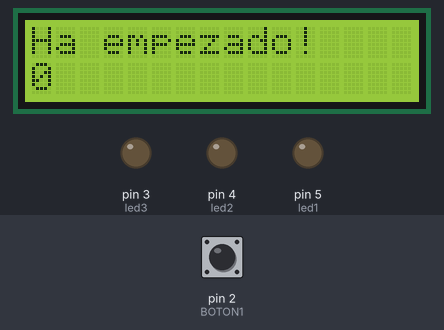
Simulated run of this sketch. Board: Arduino Uno, built with avr-gcc and run on an emulated ATmega328P. Shown: 16×2 character LCD, output pins drawn as LEDs (lit = HIGH). Dashed ring = blinking. Inputs (shaded band) come from the test bench; at power-on: pin 2 (BOTON1) HIGH. No radio packets arrive unless stated.

Above: at 5.3 s.
5.4 s: pin 2 (BOTON1) pulled LOW for 0.15 s
At 6.6 s:
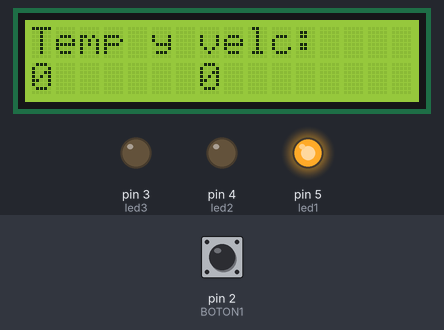
7.0 s: pin 2 (BOTON1) pulled LOW for 1 s
At 8.0 s:
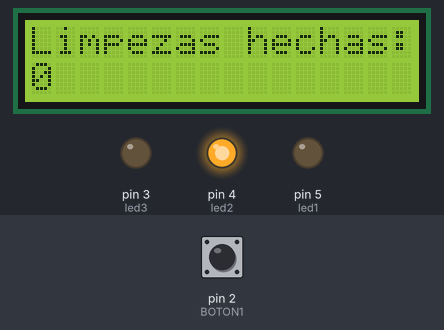
9.5 s: pin 2 (BOTON1) pulled LOW for 0.15 s
At 10.8 s:
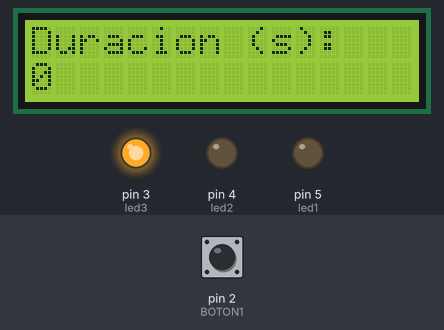
15.6 s: pin 2 (BOTON1) pulsed LOW 5 times (0.12 s each, 0.3 s apart)
At 15.78 s:
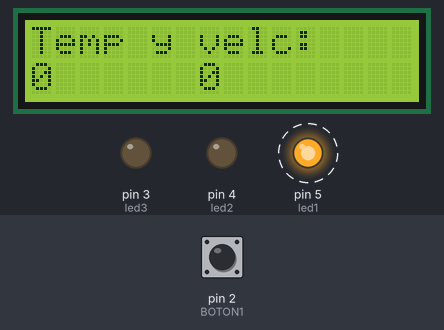
Timing chart, 0 to 18.6 s (numbered marks = the images above; inputs shaded):
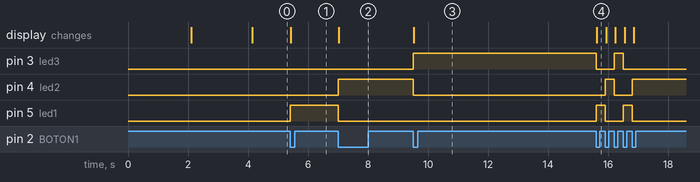

Measured:
- after the input at 5.4 s, pin 5 (led1): LOW → HIGH at once; the display: changes at once (image 1)
- after the input at 7.0 s, pin 4 (led2): LOW → HIGH at once; pin 5 (led1): HIGH → LOW at once; the display: changes at once (image 2)
- after the input at 9.5 s, pin 3 (led3): LOW → HIGH at once; pin 4 (led2): HIGH → LOW at once; the display: changes at once (image 3)
- after the input at 15.6 s, pin 3 (led3): HIGH → LOW at once, → HIGH 0.59 s later, → LOW 0.30 s later; pin 4 (led2): LOW → HIGH after 0.31 s, → LOW 0.30 s later, → HIGH 0.61 s later; pin 5 (led1): alternates HIGH for 0.30 s and LOW for 0.60 s, 4 changes in all, then stays LOW, starting at once; the display: changes at once (image 4)

The sketch:

Receptor_ArduinoNANO_.ino
```cpp
/// Código biblioteca Button para Tinkercad
class Button
{
  public:
    Button(uint8_t pin);
    void begin();
    bool read();
    bool toggled();
    bool pressed();
    bool released();
    bool has_changed();

    const static bool PRESSED = LOW;
    const static bool RELEASED = HIGH;

  private:
    uint8_t  _pin;
    uint16_t _delay;
    bool     _state;
    bool     _has_changed;
    uint32_t _ignore_until;
};

Button::Button(uint8_t pin)
:  _pin(pin)
,  _delay(100)
,  _state(HIGH)
,  _ignore_until(0)
,  _has_changed(false)
{
}

void Button::begin()
{
  pinMode(_pin, INPUT_PULLUP);
}

//
// public methods
//

bool Button::read()
{
  // ignore pin changes until after this delay time
  if (_ignore_until > millis())
  {
    // ignore any changes during this period
  }

  // pin has changed
  else if (digitalRead(_pin) != _state)
  {
    _ignore_until = millis() + _delay;
    _state = !_state;
    _has_changed = true;
  }

  return _state;
}

// has the button been toggled from on -> off, or vice versa
bool Button::toggled()
{
  read();
  return has_changed();
}

// mostly internal, tells you if a button has changed after calling the read() function
bool Button::has_changed()
{
  if (_has_changed == true)
  {
    _has_changed = false;
    return true;
  }
  return false;
}

// has the button gone from off -> on
bool Button::pressed()
{
  if (read() == PRESSED && has_changed() == true)
    return true;
  else
    return false;
}

// has the button gone from on -> off
bool Button::released()
{
  if (read() == RELEASED && has_changed() == true)
    return true;
  else
    return false;
}

//----------------
//LIBRERIAS
#include <LiquidCrystal_I2C.h>
#include <Wire.h>

//Librerías para la comunicación
#include <nRF24L01.h>
#include <RF24.h>
#include <RF24_config.h>
#include <SPI.h>

//----------------
//BOTON
#define BOTON1 2
Button boton1 = Button(BOTON1);

//----------------
//LEDs
#define led1 5
#define led2 4
#define led3 3

//----------------
//COMUNICACIÓN
const int pinCE = 9;
const int pinCSN = 10;
RF24 radio(pinCE, pinCSN);
const uint64_t pipe = 0xE8E8F0F0E1LL;
float data[4];

//----------------
//LCD
LiquidCrystal_I2C lcd(0x27,16,2);

//----------------
//Variables necesarias para el desarrollo del proyecto
int seconds = 0;
int vecesBoton = 0;
int num = 0;
bool pulsado = false;
int v;
int Tumbral = 19;
int tespera = 2000;

//----------------
//FUNCIONES
int botonPulsado(){
  /*Detectar si el botón ha sido pulsado y según las veces que se haya pulsado establecer una variable a diferentes valores, de esta manera, aparecerá diferentes valores
  en la pantalla*/
  if (boton1.pressed()){
    pulsado = true;
    lcd.clear();
  }
  if (pulsado == true && num == 0){
    num = 1;
    digitalWrite(led3, LOW);
    digitalWrite(led1, HIGH);
    //Mostrará la temperatura y la velocidad
    //Serial.println("num= 1");
    lcd.setCursor(0,0);
    lcd.print("Temp y velc:");
    pulsado = false;

  }
  if (pulsado == true && (num == 1)){
    num = 2;
    digitalWrite(led2, HIGH);
    digitalWrite(led1, LOW);
    //Serial.println("num= 2");
    //Mostrará el número de veces que ha funcionando el sistema
    lcd.setCursor(0,0);
    lcd.print("Limpezas hechas:");

    pulsado = false;
  }
  if (pulsado == true && num == 2){
    num = 0;
    digitalWrite(led3, HIGH);
    digitalWrite(led2, LOW);
    //Serial.println("num= 3");
    //Mostrará el tiempo de cuando se inicio el motor en el otro arduino
    lcd.setCursor(0,0);
    lcd.print("Duracion (s):");

    pulsado = false;
  }
  return num;
}

void inicioLCD(){
  /*Escribir las primeras palabras en la pantalla*/
  lcd.print("Hola!");
  lcd.setCursor(0, 1);
  lcd.print("Hoy es 19/12/22");
  lcd.setCursor(0,0);
  delay(tespera);
  lcd.clear();
  lcd.print("En poco comenzará");
  lcd.setCursor(0, 1);
  lcd.print ("la limpieza");
  delay(tespera);
  lcd.clear();
  lcd.setCursor(0,0);
  lcd.print("Ha empezado!");
}

void obtenerInfo(){
  /*Recibir la información que está transmitiendo el otro arduino*/
   bool ok = radio.available();
  if (ok){
      radio.read(data, sizeof data);
      //Temperatura
      Serial.print("Dato0= " );
      Serial.print(data[0]);
      //Numero de repeticiones
      Serial.print("Dato1= " );
      Serial.print(data[1]);
      Serial.println("");
      //Duración
      Serial.print("Dato2= " );
      Serial.print(data[2]);
      Serial.println("");
   }
  }

int calcularVelocidad(){
  /*establece una velocidad según la tempetura que se haya medido*/
  int velocidad;
  int temp = data[0];
  velocidad = map(temp, 10, 30, 50, 255);
  if (temp < Tumbral) velocidad = 0;
  return velocidad;
}

void mostrardatosLCD(int num){
  /*Una vez se ha recibido la información se procederá a mostrarlos en la pantalla según el orden especificado*/
  int T, t1, repes;
  T = data[0];
  t1 = data[1]/1000;
  repes = data[2];

  if (num == 1){ //Mostrar la temperatura y la velocidad calculada
  lcd.setCursor(0,1);
  lcd.print(T);
  v = calcularVelocidad();
  lcd.setCursor(7,1);
  lcd.print(v);
  }
    if (num == 2){ //Mostrar el número de repeticiones
  lcd.setCursor(0,1);
  lcd.print(repes);
  }
    if (num == 0){ //Mostrar el tiempo que se ha recibido
  lcd.setCursor(0,1);
  lcd.print(t1);
  }

}


void setup()
{
  //inicializar boton
  boton1.begin();
  //inicializar LCD
  lcd.begin();
  inicioLCD();
  //inicializar puertoSerie
  Serial.begin(9600);
  //inicializar LEDs
  pinMode(led1, OUTPUT);
  pinMode(led2, OUTPUT);
  pinMode(led3, OUTPUT);
  //inicializar radio
   radio.begin();
   radio.openReadingPipe(1, pipe);
   radio.startListening();
}


void loop()
{
 vecesBoton = botonPulsado(); //conocer el número de veces que se ha pulsado el botón y mostrar un contenido u otro
 obtenerInfo(); //recibir la información
 mostrardatosLCD(vecesBoton); //mostrar dicha información según el número de veces que se haya pulsado
  delay(10);
}
```
